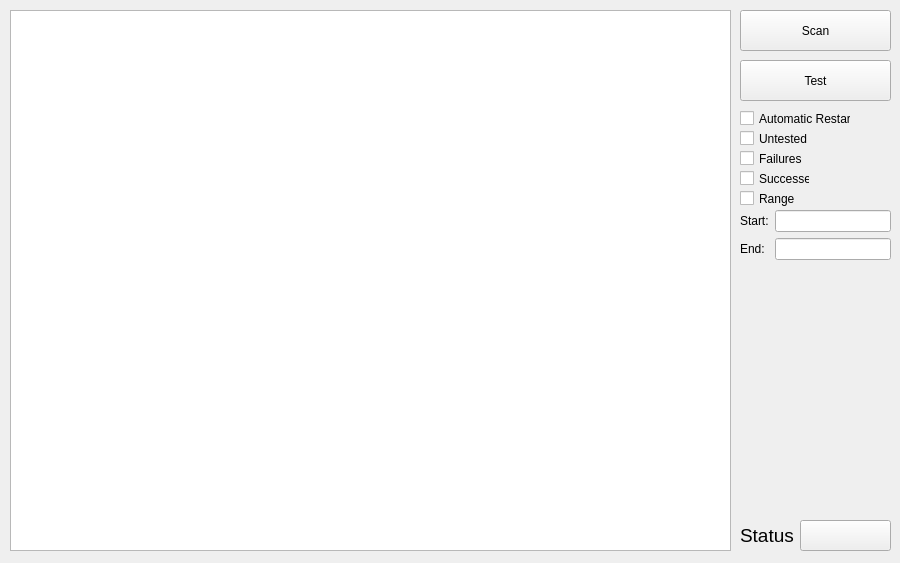
<?xml version="1.0" encoding="UTF-8"?>
<ui version="4.0">
 <class>MainWindow</class>
 <widget class="QMainWindow" name="MainWindow">
  <property name="geometry">
   <rect>
    <x>0</x>
    <y>0</y>
    <width>900</width>
    <height>563</height>
   </rect>
  </property>
  <property name="windowTitle">
   <string>Automatic Test Application</string>
  </property>
  <widget class="QWidget" name="centralwidget">
   <widget class="QPushButton" name="btnScan">
    <property name="geometry">
     <rect>
      <x>740</x>
      <y>10</y>
      <width>151</width>
      <height>41</height>
     </rect>
    </property>
    <property name="text">
     <string>Scan</string>
    </property>
   </widget>
   <widget class="QListWidget" name="lstTests">
    <property name="geometry">
     <rect>
      <x>10</x>
      <y>10</y>
      <width>721</width>
      <height>541</height>
     </rect>
    </property>
   </widget>
   <widget class="QLabel" name="lblStatus">
    <property name="geometry">
     <rect>
      <x>740</x>
      <y>520</y>
      <width>61</width>
      <height>31</height>
     </rect>
    </property>
    <property name="font">
     <font>
      <pointsize>14</pointsize>
     </font>
    </property>
    <property name="text">
     <string>Status</string>
    </property>
   </widget>
   <widget class="QPushButton" name="btnStatus">
    <property name="geometry">
     <rect>
      <x>800</x>
      <y>520</y>
      <width>91</width>
      <height>31</height>
     </rect>
    </property>
    <property name="text">
     <string/>
    </property>
   </widget>
   <widget class="QPushButton" name="btnTest">
    <property name="enabled">
     <bool>true</bool>
    </property>
    <property name="geometry">
     <rect>
      <x>740</x>
      <y>60</y>
      <width>151</width>
      <height>41</height>
     </rect>
    </property>
    <property name="text">
     <string>Test</string>
    </property>
    <property name="autoRepeatDelay">
     <number>50</number>
    </property>
    <property name="autoRepeatInterval">
     <number>25</number>
    </property>
   </widget>
   <widget class="QLabel" name="lblInfo">
    <property name="geometry">
     <rect>
      <x>740</x>
      <y>500</y>
      <width>151</width>
      <height>16</height>
     </rect>
    </property>
    <property name="text">
     <string/>
    </property>
   </widget>
   <widget class="QCheckBox" name="cbSuccess">
    <property name="geometry">
     <rect>
      <x>740</x>
      <y>170</y>
      <width>70</width>
      <height>17</height>
     </rect>
    </property>
    <property name="text">
     <string>Successes</string>
    </property>
   </widget>
   <widget class="QCheckBox" name="cbFailures">
    <property name="geometry">
     <rect>
      <x>740</x>
      <y>150</y>
      <width>70</width>
      <height>17</height>
     </rect>
    </property>
    <property name="text">
     <string>Failures</string>
    </property>
   </widget>
   <widget class="QCheckBox" name="cbUntested">
    <property name="geometry">
     <rect>
      <x>740</x>
      <y>130</y>
      <width>70</width>
      <height>17</height>
     </rect>
    </property>
    <property name="text">
     <string>Untested</string>
    </property>
   </widget>
   <widget class="QCheckBox" name="cbAutoTest">
    <property name="geometry">
     <rect>
      <x>740</x>
      <y>110</y>
      <width>111</width>
      <height>17</height>
     </rect>
    </property>
    <property name="text">
     <string>Automatic Restart</string>
    </property>
   </widget>
   <widget class="QCheckBox" name="cbRange">
    <property name="geometry">
     <rect>
      <x>740</x>
      <y>190</y>
      <width>70</width>
      <height>17</height>
     </rect>
    </property>
    <property name="text">
     <string>Range</string>
    </property>
   </widget>
   <widget class="QWidget" name="layoutWidget">
    <property name="geometry">
     <rect>
      <x>740</x>
      <y>210</y>
      <width>151</width>
      <height>50</height>
     </rect>
    </property>
    <layout class="QHBoxLayout" name="horizontalLayout">
     <item>
      <layout class="QVBoxLayout" name="verticalLayout_2">
       <item>
        <widget class="QLabel" name="lblStart">
         <property name="text">
          <string>Start:</string>
         </property>
        </widget>
       </item>
       <item>
        <widget class="QLabel" name="lblEnd">
         <property name="text">
          <string>End:</string>
         </property>
        </widget>
       </item>
      </layout>
     </item>
     <item>
      <layout class="QVBoxLayout" name="verticalLayout">
       <item>
        <widget class="QLineEdit" name="leBegin">
         <property name="enabled">
          <bool>true</bool>
         </property>
        </widget>
       </item>
       <item>
        <widget class="QLineEdit" name="leEnd">
         <property name="enabled">
          <bool>true</bool>
         </property>
        </widget>
       </item>
      </layout>
     </item>
    </layout>
   </widget>
  </widget>
 </widget>
 <resources/>
 <connections/>
</ui>
